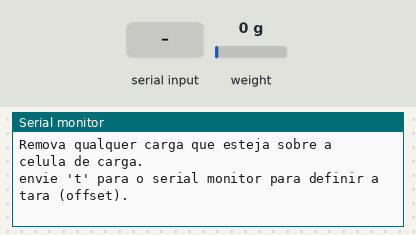
Simulated run of this sketch. Board: ESP8266 (NodeMCU). Shown: the last lines printed to the serial monitor. The test bench sets the inputs (shaded band); at power-on: weight on the scale 0 g. EEPROM starts erased.

Above: at 3.2 s.
3.3 s: "t90\n" received over Serial
At 3.8 s:
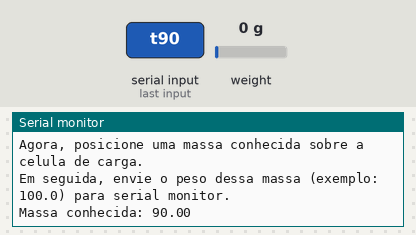
4.8 s: "y90\n" received over Serial
At 5.44 s:
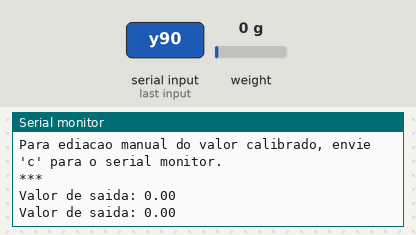
6.5 s: "c90\n" received over Serial
At 7.5 s:
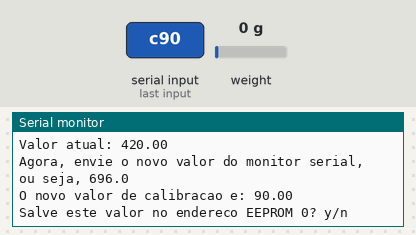
8.0 s: "y,45\n" received over Serial
At 8.23 s:
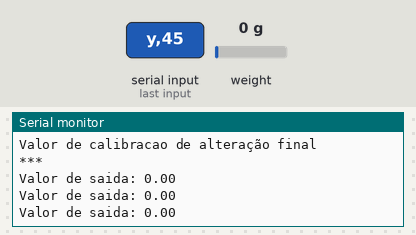
9.5 s: weight on the scale set to 100 g
At 9.55 s:
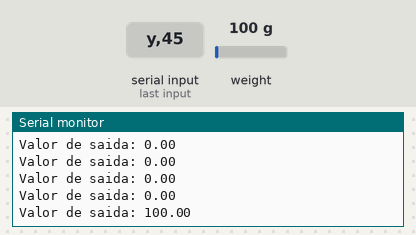
11.0 s: weight on the scale set to 1250 g
At 11.05 s:
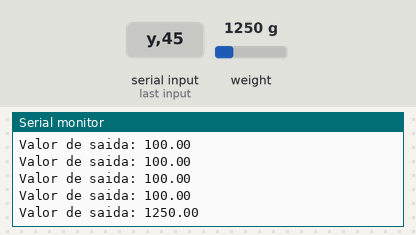
Timing chart, 0 to 13.5 s (numbered marks = the images above; inputs shaded):
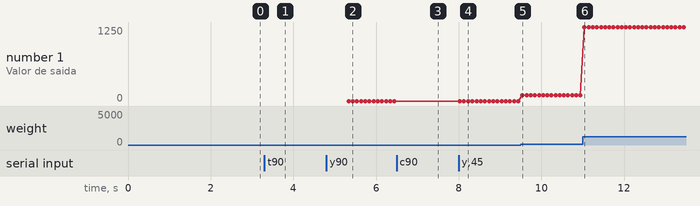

The sketch:

load_cell_hx711.ino
```cpp
/*
   -------------------------------------------------------------------------------------
   HX711_ADC
   Arduino library for HX711 24-Bit Analog-to-Digital Converter for Weight Scales
   Olav Kallhovd sept2017
   -------------------------------------------------------------------------------------
*/

/*
   This example file shows how to calibrate the load cell and optionally store the calibration
   value in EEPROM, and also how to change the value manually.
   The result value can then later be included in your project sketch or fetched from EEPROM.

   To implement calibration in your project sketch the simplified procedure is as follow:
       LoadCell.tare();
       //place known mass
       LoadCell.refreshDataSet();
       float newCalibrationValue = LoadCell.getNewCalibration(known_mass);
*/

#include <HX711_ADC.h>
#if defined(ESP8266)|| defined(ESP32) || defined(AVR)
#include <EEPROM.h>
#endif

//pins:
const int HX711_dout = 4; //mcu > HX711 dout pin
const int HX711_sck = 5; //mcu > HX711 sck pin

//HX711 constructor:
HX711_ADC LoadCell(HX711_dout, HX711_sck);

const int calVal_eepromAdress = 0;
unsigned long t = 0;

void setup() {
  Serial.begin(9600); delay(10);
  Serial.println();
  Serial.println("Iniciando...");

  LoadCell.begin();
  //LoadCell.setReverseOutput(); //uncomment to turn a negative output value to positive
  unsigned long stabilizingtime = 2000; // preciscion right after power-up can be improved by adding a few seconds of stabilizing time
  boolean _tare = true; //set this to false if you don't want tare to be performed in the next step
  LoadCell.start(stabilizingtime, _tare);
  if (LoadCell.getTareTimeoutFlag() || LoadCell.getSignalTimeoutFlag()) {
    Serial.println("Timeout, check MCU>HX711 wiring and pin designations");
    while (1);
  }
  else {
    LoadCell.setCalFactor(1.0); // user set calibration value (float), initial value 1.0 may be used for this sketch
    Serial.println("Inicio completo");
  }
  while (!LoadCell.update());
  calibrate(); //start calibration procedure
}

void loop() {
  static boolean newDataReady = 0;
  const int serialPrintInterval = 0; //increase value to slow down serial print activity

  // check for new data/start next conversion:
  if (LoadCell.update()) newDataReady = true;

  // get smoothed value from the dataset:
  if (newDataReady) {
    if (millis() > t + serialPrintInterval) {
      float i = LoadCell.getData();
      Serial.print("Valor de saida: ");
      Serial.println(i);
      newDataReady = 0;
      t = millis();
    }
  }

  // receive command from serial terminal
  if (Serial.available() > 0) {
    char inByte = Serial.read();
    if (inByte == 't') LoadCell.tareNoDelay(); //tare
    else if (inByte == 'r') calibrate(); //calibrate
    else if (inByte == 'c') changeSavedCalFactor(); //edit calibration value manually
  }

  // check if last tare operation is complete
  if (LoadCell.getTareStatus() == true) {
    Serial.println("Tara completa");
  }

}

void calibrate() {
  Serial.println("***");
  Serial.println("Iniciando calibracao:");
  Serial.println("Posicione a celula de carga em um lugar estavel.");
  Serial.println("Remova qualquer carga que esteja sobre a celula de carga.");
  Serial.println("envie 't' para o serial monitor para definir a tara (offset).");

  boolean _resume = false;
  while (_resume == false) {
    LoadCell.update();
    if (Serial.available() > 0) {
      if (Serial.available() > 0) {
        char inByte = Serial.read();
        if (inByte == 't') LoadCell.tareNoDelay();
      }
    }
    if (LoadCell.getTareStatus() == true) {
      Serial.println("Tara completa");
      _resume = true;
    }
  }

  Serial.println("Agora, posicione uma massa conhecida sobre a celula de carga.");
  Serial.println("Em seguida, envie o peso dessa massa (exemplo: 100.0) para serial monitor.");

  float known_mass = 0;
  _resume = false;
  while (_resume == false) {
    LoadCell.update();
    if (Serial.available() > 0) {
      known_mass = Serial.parseFloat();
      if (known_mass != 0) {
        Serial.print("Massa conhecida: ");
        Serial.println(known_mass);
        _resume = true;
      }
    }
  }

  LoadCell.refreshDataSet(); //refresh the dataset to be sure that the known mass is measured correct
  float newCalibrationValue = LoadCell.getNewCalibration(known_mass); //get the new calibration value

  Serial.print("O novo valor de calibracao foi definido para: ");
  Serial.print(newCalibrationValue);
  Serial.println(", use isso como valor de calibracao (calFactor) em seu esboço de projeto.");
  Serial.print("Salve este valor no endereco EEPROM ");
  Serial.print(calVal_eepromAdress);
  Serial.println("? y/n");

  _resume = false;
  while (_resume == false) {
    if (Serial.available() > 0) {
      char inByte = Serial.read();
      if (inByte == 'y') {
#if defined(ESP8266)|| defined(ESP32)
        EEPROM.begin(512);
#endif
        EEPROM.put(calVal_eepromAdress, newCalibrationValue);
#if defined(ESP8266)|| defined(ESP32)
        EEPROM.commit();
#endif
        EEPROM.get(calVal_eepromAdress, newCalibrationValue);
        Serial.print("Valor ");
        Serial.print(newCalibrationValue);
        Serial.print(" Salvo no endereco EEPROM: ");
        Serial.println(calVal_eepromAdress);
        _resume = true;

      }
      else if (inByte == 'n') {
        Serial.println("Valor nao foi salvo no endereco EEPROM");
        _resume = true;
      }
    }
  }

  Serial.println("Fim da calibracao");
  Serial.println("***");
  Serial.println("Para recalibrar, envie 'r' para o serial monitor.");
  Serial.println("Para ediacao manual do valor calibrado, envie 'c' para o serial monitor.");
  Serial.println("***");
}

void changeSavedCalFactor() {
  float oldCalibrationValue = LoadCell.getCalFactor();
  boolean _resume = false;
  Serial.println("***");
  Serial.print("Valor atual: ");
  Serial.println(oldCalibrationValue);
  Serial.println("Agora, envie o novo valor do monitor serial, ou seja, 696.0");
  float newCalibrationValue;
  while (_resume == false) {
    if (Serial.available() > 0) {
      newCalibrationValue = Serial.parseFloat();
      if (newCalibrationValue != 0) {
        Serial.print("O novo valor de calibracao e: ");
        Serial.println(newCalibrationValue);
        LoadCell.setCalFactor(newCalibrationValue);
        _resume = true;
      }
    }
  }
  _resume = false;
  Serial.print("Salve este valor no endereco EEPROM ");
  Serial.print(calVal_eepromAdress);
  Serial.println("? y/n");
  while (_resume == false) {
    if (Serial.available() > 0) {
      char inByte = Serial.read();
      if (inByte == 'y') {
#if defined(ESP8266)|| defined(ESP32)
        EEPROM.begin(512);
#endif
        EEPROM.put(calVal_eepromAdress, newCalibrationValue);
#if defined(ESP8266)|| defined(ESP32)
        EEPROM.commit();
#endif
        EEPROM.get(calVal_eepromAdress, newCalibrationValue);
        Serial.print("Valor ");
        Serial.print(newCalibrationValue);
        Serial.print(" salvo no endereco EEPROM: ");
        Serial.println(calVal_eepromAdress);
        _resume = true;
      }
      else if (inByte == 'n') {
        Serial.println("Valor nao foi salvo no endereco EEPROM");
        _resume = true;
      }
    }
  }
  Serial.println("Valor de calibracao de alteração final");
  Serial.println("***");
}
```

Measured:
- after the input at 3.3 s, the serial monitor: prints a new line at once (image 1)
- after the input at 4.8 s, the serial monitor: prints a new line after 0.33 s (image 2)
- after the input at 6.5 s, the serial monitor: prints a new line at once (image 3)
- after the input at 8.0 s, the serial monitor: prints a new line at once (image 4)
- after the input at 9.5 s, the serial monitor: prints a new line at once (image 5)
- after the input at 11.0 s, the serial monitor: prints a new line at once (image 6)
- plotted number 1: 0 → 100 after the input at 9.5 s, 100 → 1250 after the input at 11.0 s
